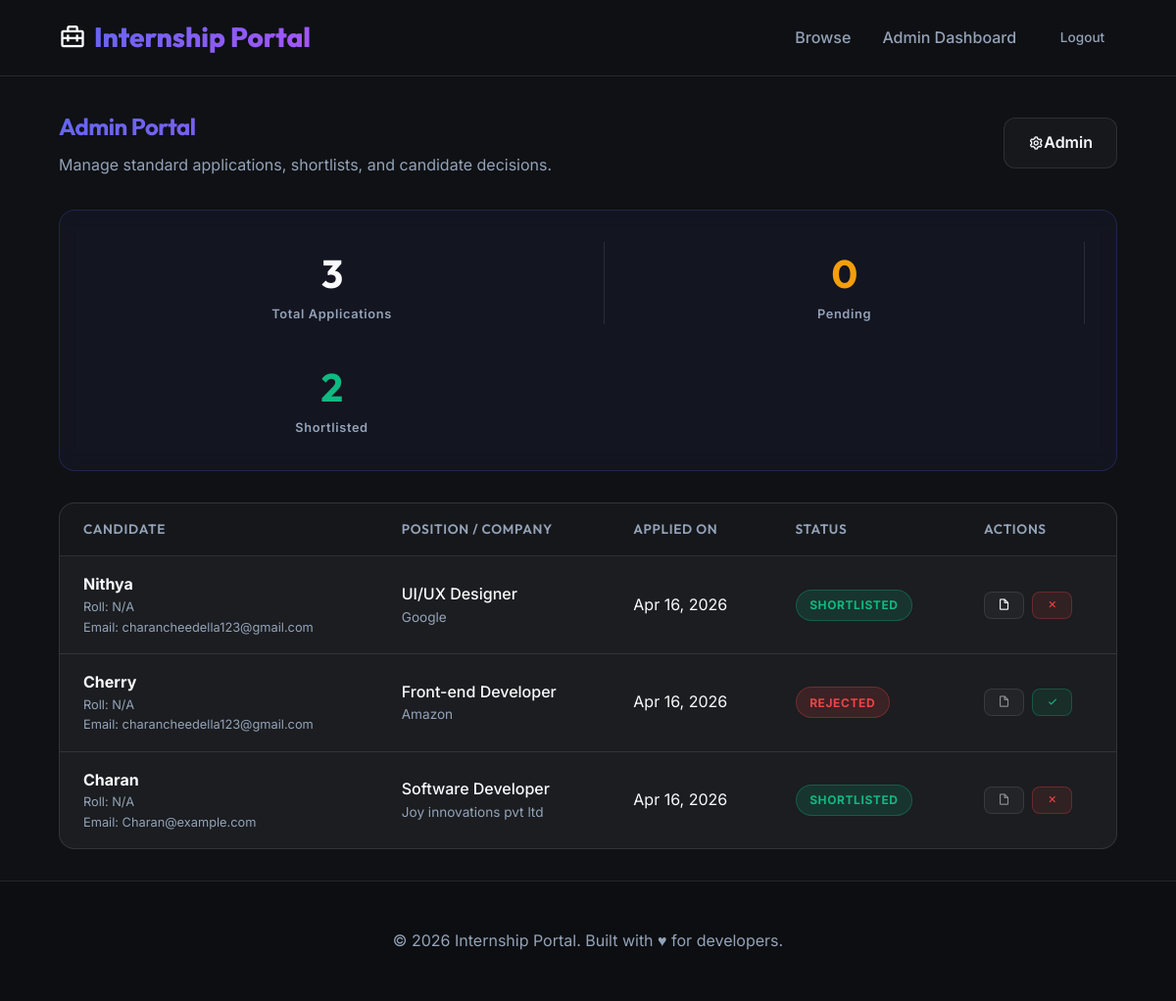
The page /admin-portal/ (signed in) on the database its author committed.
### internships/models.py (models this page shows, shortened)
class Application(models.Model):
    class StatusChoices(models.TextChoices):
        PENDING = 'Pending', 'Pending'
        SHORTLISTED = 'Shortlisted', 'Shortlisted'
        REJECTED = 'Rejected', 'Rejected'
    internship = models.ForeignKey(Internship, on_delete=models.CASCADE, related_name='applications')
    student = models.ForeignKey(StudentProfile, on_delete=models.CASCADE)
    resume = models.FileField(upload_to='application_resumes/', null=True, blank=False)
    applied_at = models.DateTimeField(auto_now_add=True)
    status = models.CharField(max_length=50, choices=StatusChoices.choices, default=StatusChoices.PENDING)

class StudentProfile(models.Model):
    user = models.OneToOneField(User, on_delete=models.CASCADE)
    roll_no = models.CharField(max_length=50, blank=True)
    resume = models.FileField(upload_to='resumes/', blank=True, null=True)

class Internship(models.Model):
    company = models.ForeignKey(Company, on_delete=models.CASCADE, related_name='internships')
    title = models.CharField(max_length=200)
    description = models.TextField()
    location = models.CharField(max_length=200, blank=True)
    start_date = models.DateField(blank=True, null=True)
    end_date = models.DateField(blank=True, null=True)
    stipend = models.CharField(max_length=100, blank=True)
    created_at = models.DateTimeField(auto_now_add=True)
    application_deadline = models.DateField(blank=True, null=True)
    is_published = models.BooleanField(default=True)

class Company(models.Model):
    name = models.CharField(max_length=200)
    website = models.URLField(blank=True, null=True)
    description = models.TextField(blank=True)
    class Meta:
        verbose_name_plural = 'Companies'

### internships/views.py (the view)
# urls.py: path('admin-portal/', views.admin_dashboard, name='admin_dashboard'),
@user_passes_test(lambda u: u.is_superuser or u.is_staff)
def admin_dashboard(request):
    applications = Application.objects.all().order_by('-applied_at')
    context = {
        'applications': applications,
        'pending_count': applications.filter(status='Pending').count(),
        'shortlisted_count': applications.filter(status='Shortlisted').count(),
        'rejected_count': applications.filter(status='Rejected').count(),
    }
    return render(request, 'internships/admin_dashboard.html', context)

### internships/templates/internships/admin_dashboard.html (shortened to what this page needs)
{% extends 'internships/base.html' %}
{% block content %}
<div class="container">
    <div class="flex-between mb-4">
        <div>
            <h2 class="mb-1 text-gradient">Admin Portal</h2>
            <p class="text-muted">Manage standard applications, shortlists, and candidate decisions.</p>
        </div>
        <div>
            <a href="{% url 'admin:index' %}" class="btn btn-secondary" target="_blank"><i class='bx bx-cog'></i> Admin</a>
        </div>
    </div>
    <div class="glass-card mb-4" style="background: rgba(99, 102, 241, 0.05); border-color: rgba(99, 102, 241, 0.2);">
        <div class="grid grid-cols-3">
            <div class="text-center">
                <h3 style="font-size: 2.5rem; color: var(--text-primary);">{{ applications|length }}</h3>
                <p class="text-muted text-uppercase" style="font-size: 0.8rem; font-weight: 600; letter-spacing: 0.05em;">Total Applications</p>
            </div>
            <div class="text-center" style="border-left: 1px solid var(--glass-border); border-right: 1px solid var(--glass-border);">
                <h3 style="font-size: 2.5rem; color: var(--warning);">{{ pending_count }}</h3>
                <p class="text-muted text-uppercase" style="font-size: 0.8rem; font-weight: 600; letter-spacing: 0.05em;">Pending</p>
            </div>
            <div class="text-center">
                <h3 style="font-size: 2.5rem; color: var(--success);">{{ shortlisted_count }}</h3>
                <p class="text-muted text-uppercase" style="font-size: 0.8rem; font-weight: 600; letter-spacing: 0.05em;">Shortlisted</p>
            </div>
        </div>
    </div>
    <div class="table-container">
        <table>
            <thead>
                <tr>
                    <th>Candidate</th>
                    <th>Position / Company</th>
                    <th>Applied On</th>
                    <th>Status</th>
                    <th>Actions</th>
                </tr>
            </thead>
            <tbody>
                {% for app in applications %}
                <tr>
                    <td>
                        <strong>{{ app.student.user.get_full_name|default:app.student.user.username }}</strong>
                        <div class="text-muted" style="font-size: 0.8rem;">Roll: {{ app.student.roll_no|default:"N/A" }}</div>
                        <div class="text-muted" style="font-size: 0.8rem;">Email: {{ app.student.user.email }}</div>
                    </td>
                    <td>
                        <div style="font-weight: 500;">{{ app.internship.title }}</div>
                        <div class="text-muted" style="font-size: 0.85rem;">{{ app.internship.company.name }}</div>
                    </td>
                    <td>{{ app.applied_at|date:"M d, Y" }}</td>
                    <td>
                        {% if app.status == 'Pending' %}
                            <span class="badge badge-pending">Pending</span>
                        {% elif app.status == 'Shortlisted' %}
                            <span class="badge badge-shortlisted">Shortlisted</span>
                        {% elif app.status == 'Rejected' %}
                            <span class="badge badge-rejected">Rejected</span>
                        {% endif %}
                    </td>
                    <td>
                        <div class="flex-gap" style="gap: 0.5rem;">
                            {% if app.resume %}
                                <a href="{{ app.resume.url }}" target="_blank" class="btn btn-secondary btn-sm" title="View Resume"><i class='bx bx-file-blank'></i></a>
                            {% else %}
                                <button class="btn btn-secondary btn-sm" title="No Resume" disabled><i class='bx bx-file-blank' style="opacity: 0.5;"></i></button>
                            {% endif %}
                            {% if app.status == 'Pending' %}
                                <form method="post" action="{% url 'internships:update_status' app.id 'Shortlisted' %}" style="display:inline;">
                                    {% csrf_token %}
                                    <button type="submit" class="btn btn-success btn-sm" title="Shortlist"><i class='bx bx-check'></i></button>
                                </form>
                                <form method="post" action="{% url 'internships:update_status' app.id 'Rejected' %}" style="display:inline;">
                                    {% csrf_token %}
                                    <button type="submit" class="btn btn-danger btn-sm" title="Reject"><i class='bx bx-x'></i></button>
                                </form>
                            {% elif app.status == 'Shortlisted' %}
                                <form method="post" action="{% url 'internships:update_status' app.id 'Rejected' %}" style="display:inline;">
                                    <button type="submit" class="btn btn-danger btn-sm" title="Reject Instead"><i class='bx bx-x'></i></button>
                                </form>
                            {% elif app.status == 'Rejected' %}
                                 <form method="post" action="{% url 'internships:update_status' app.id 'Shortlisted' %}" style="display:inline;">
                                    <button type="submit" class="btn btn-success btn-sm" title="Shortlist Instead"><i class='bx bx-check'></i></button>
                                </form>
                            {% endif %}
                        </div>
                    </td>
                </tr>
                {% empty %}
                <tr>
                    <td colspan="5" class="text-center" style="padding: 3rem;">
                        <p class="text-muted">No applications found.</p>
                    </td>
                </tr>
                {% endfor %}
            </tbody>
        </table>
    </div>
</div>
{% endblock %}

### static/css/style.css (style rules this page uses)
:root { --bg-primary: #0f1115; --bg-secondary: rgba(255, 255, 255, 0.03); --glass-bg: rgba(255, 255, 255, 0.05); --glass-border: rgba(255, 255, 255, 0.1); --accent-primary: #6366f1; --accent-secondary: #a855f7; --accent-gradient: linear-gradient(135deg, var(--accent-primary), var(--accent-secondary)); --text-primary: #f8fafc; --text-secondary: #94a3b8; --success: #10b981; --danger: #ef4444; --warning: #f59e0b; --border-radius-lg: 16px; --border-radius-md: 12px; --border-radius-sm: 8px; --transition-normal: 0.3s ease; }
* { margin: 0; padding: 0; box-sizing: border-box; }
body { background-color: var(--bg-primary); color: var(--text-primary); font-family: 'Inter', sans-serif; line-height: 1.6; min-height: 100vh; display: flex; flex-direction: column; }
h1, h2, h3, h4, h5, h6 { font-family: 'Outfit', sans-serif; font-weight: 700; letter-spacing: -0.02em; }
a { color: var(--accent-primary); text-decoration: none; transition: var(--transition-normal); }
.container { width: 90%; max-width: 1200px; margin: 0 auto; padding: 2rem 0; }
.glass-card { background: var(--glass-bg); border: 1px solid var(--glass-border); border-radius: var(--border-radius-lg); padding: 2rem; backdrop-filter: blur(10px); -webkit-backdrop-filter: blur(10px); transition: transform var(--transition-normal), box-shadow var(--transition-normal), border-color var(--transition-normal); display: flex; flex-direction: column; }
.btn { display: inline-flex; align-items: center; justify-content: center; padding: 0.75rem 1.5rem; border-radius: var(--border-radius-md); font-weight: 600; font-family: 'Inter', sans-serif; cursor: pointer; border: none; transition: var(--transition-normal); text-align: center; text-decoration: none; }
.btn-secondary { background: var(--bg-secondary); color: var(--text-primary); border: 1px solid var(--glass-border); }
.btn-danger { background: rgba(239, 68, 68, 0.1); color: var(--danger); border: 1px solid rgba(239, 68, 68, 0.3); }
.btn-success { background: rgba(16, 185, 129, 0.1); color: var(--success); border: 1px solid rgba(16, 185, 129, 0.3); }
.btn-sm { padding: 0.4rem 0.8rem; font-size: 0.85rem; border-radius: var(--border-radius-sm); }
.grid { display: grid; gap: 2rem; }
.grid-cols-3 { grid-template-columns: repeat(auto-fill, minmax(320px, 1fr)); }
.badge { padding: 0.35rem 0.85rem; border-radius: 9999px; font-size: 0.75rem; font-weight: 700; text-transform: uppercase; letter-spacing: 0.05em; display: inline-flex; align-items: center; justify-content: center; }
.badge-shortlisted { background: rgba(16, 185, 129, 0.15); color: var(--success); border: 1px solid rgba(16, 185, 129, 0.3); }
.badge-rejected { background: rgba(239, 68, 68, 0.15); color: var(--danger); border: 1px solid rgba(239, 68, 68, 0.3); }
.table-container { overflow-x: auto; background: var(--glass-bg); border-radius: var(--border-radius-lg); border: 1px solid var(--glass-border); }
table { width: 100%; border-collapse: collapse; }
th, td { padding: 1rem 1.5rem; text-align: left; border-bottom: 1px solid var(--glass-border); }
th { font-family: 'Outfit', sans-serif; font-weight: 600; color: var(--text-secondary); background: rgba(0, 0, 0, 0.2); text-transform: uppercase; font-size: 0.85rem; letter-spacing: 0.05em; }
tr:last-child td { border-bottom: none; }
.text-gradient { background: var(--accent-gradient); -webkit-background-clip: text; -webkit-text-fill-color: transparent; }
.text-muted { color: var(--text-secondary); }
.text-center { text-align: center; }
.mb-1 { margin-bottom: 0.5rem; }
.mb-4 { margin-bottom: 2rem; }
.flex-between { display: flex; justify-content: space-between; align-items: center; }
.flex-gap { display: flex; gap: 1rem; align-items: center; }

### rows shown on the page
Application: student.user.get_full_name "Nithya", student.roll_no "N/A", student.user.email "charancheedella123@gmail.com", internship "UI/UX Designer", internship.company.name "Google", applied_at "Apr 16, 2026", status "SHORTLISTED"
Application: student.user.get_full_name "Cherry", student.roll_no "N/A", student.user.email "charancheedella123@gmail.com", internship "Front-end Developer", internship.company.name "Amazon", applied_at "Apr 16, 2026", status "REJECTED"
Application: student.user.get_full_name "Charan", student.roll_no "N/A", student.user.email "Charan@example.com", internship "Software Developer", internship.company.name "Joy innovations pvt ltd", applied_at "Apr 16, 2026", status "SHORTLISTED"

### other values the page prints
{{ applications|length }} "3"
{{ pending_count }} "0"
{{ shortlisted_count }} "2"
